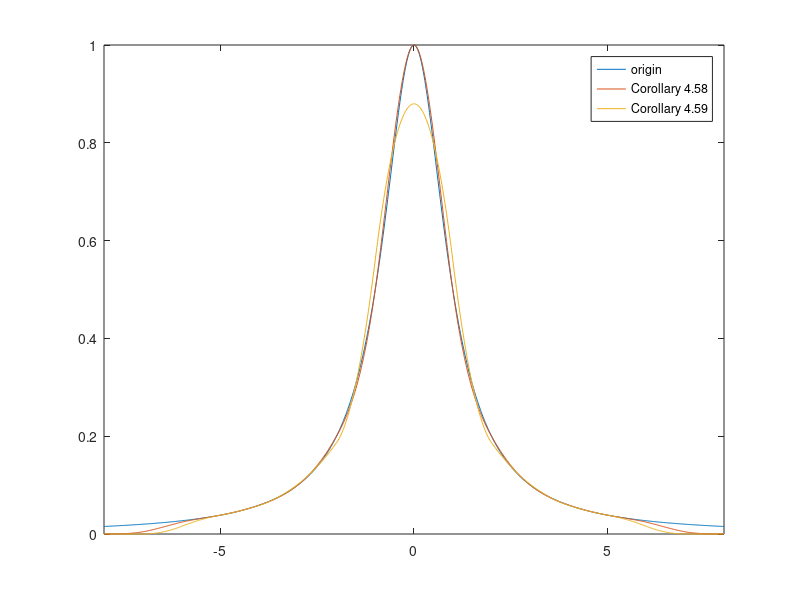

Here is the MATLAB script that generated this plot:
x = [-8:0.02:8];

y1 = ( 2.29911 + 0.862166*x.^1 + 0.107771*x.^2 + 0.00449045*x.^3 ).*(x>=-8 & x<-7) ...
+( -1.75665 + -0.876018*x.^1 + -0.140541*x.^2 + -0.00733393*x.^3 ).*(x>=-7 & x<-6) ...
+( 0.795268 + 0.399942*x.^1 + 0.0721188*x.^2 + 0.00448051*x.^3 ).*(x>=-6 & x<-5) ...
+( 0.317453 + 0.113254*x.^1 + 0.0147811*x.^2 + 0.000657999*x.^3 ).*(x>=-5 & x<-4) ...
+( 0.768288 + 0.45138*x.^1 + 0.0993127*x.^2 + 0.0077023*x.^3 ).*(x>=-4 & x<-3) ...
+( 0.736956 + 0.420048*x.^1 + 0.0888686*x.^2 + 0.00654185*x.^3 ).*(x>=-3 & x<-2) ...
+( 1.54308 + 1.62923*x.^1 + 0.693458*x.^2 + 0.107307*x.^3 ).*(x>=-2 & x<-1) ...
+( 1 + -5.55112e-17*x.^1 + -0.935769*x.^2 + -0.435769*x.^3 ).*(x>=-1 & x<0) ...
+( 1 + -5.55112e-17*x.^1 + -0.935769*x.^2 + 0.435769*x.^3 ).*(x>=0 & x<1) ...
+( 1.54308 + -1.62923*x.^1 + 0.693458*x.^2 + -0.107307*x.^3 ).*(x>=1 & x<2) ...
+( 0.736956 + -0.420048*x.^1 + 0.0888686*x.^2 + -0.00654185*x.^3 ).*(x>=2 & x<3) ...
+( 0.768288 + -0.45138*x.^1 + 0.0993127*x.^2 + -0.0077023*x.^3 ).*(x>=3 & x<4) ...
+( 0.317453 + -0.113254*x.^1 + 0.0147811*x.^2 + -0.000657999*x.^3 ).*(x>=4 & x<5) ...
+( 0.795268 + -0.399942*x.^1 + 0.0721188*x.^2 + -0.00448051*x.^3 ).*(x>=5 & x<6) ...
+( -1.75665 + 0.876018*x.^1 + -0.140541*x.^2 + 0.00733393*x.^3 ).*(x>=6 & x<7) ...
+( 2.29911 + -0.862166*x.^1 + 0.107771*x.^2 + -0.00449045*x.^3 ).*(x>=7 & x<8);

y2 = ( 0.764965 + 0.218561*x.^1 + 0.0156115*x.^2 ).*(x>=-7 & x<-6) ...
+( -0.0984793 + -0.0692533*x.^1 + -0.00837303*x.^2 ).*(x>=-6 & x<-5) ...
+( 0.246726 + 0.0688287*x.^1 + 0.00543517*x.^2 ).*(x>=-5 & x<-4) ...
+( 0.442921 + 0.166926*x.^1 + 0.0176974*x.^2 ).*(x>=-4 & x<-3) ...
+( 0.504743 + 0.208141*x.^1 + 0.0245665*x.^2 ).*(x>=-3 & x<-2) ...
+( 1.46292 + 1.16632*x.^1 + 0.264111*x.^2 ).*(x>=-2 & x<-1) ...
+( 0.879762 + 0*x.^1 + -0.319049*x.^2 ).*(x>=-1 & x<0) ...
+( 0.879762 + 0*x.^1 + -0.319049*x.^2 ).*(x>=0 & x<1) ...
+( 1.46292 + -1.16632*x.^1 + 0.264111*x.^2 ).*(x>=1 & x<2) ...
+( 0.504743 + -0.208141*x.^1 + 0.0245665*x.^2 ).*(x>=2 & x<3) ...
+( 0.442921 + -0.166926*x.^1 + 0.0176974*x.^2 ).*(x>=3 & x<4) ...
+( 0.246726 + -0.0688287*x.^1 + 0.00543517*x.^2 ).*(x>=4 & x<5) ...
+( -0.0984793 + 0.0692533*x.^1 + -0.00837303*x.^2 ).*(x>=5 & x<6) ...
+( 0.764965 + -0.218561*x.^1 + 0.0156115*x.^2 ).*(x>=6 & x<7);
    
m = 1./(1+x.^2);   
 
plot(x,m,x,y1,x,y2);
axis([-8, 8, 0, 1]);
legend('origin','Corollary 4.58','Corollary 4.59');